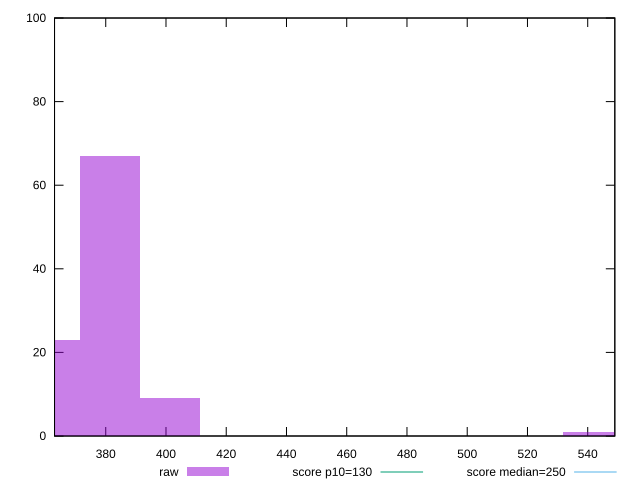

Write gnuplot code to recreate this figure.
reset

$raw <<EOF
541.8908765726834 1
381.3306168474439 67
361.26058438178893 23
401.4006493130988 9
EOF

set key outside below
set boxwidth 20.07003246565494
set xrange [363:549]
set yrange [0:100]
set trange [0:100]
set style fill transparent solid 0.5 noborder

set parametric
set terminal svg size 640, 490 enhanced background rgb 'white'
set output "reports/report_00031_2021-02-24T23-18-18.084Z/max-potential-fid/samples/music/raw/histogram.svg"

plot $raw title "raw" with boxes, \
     130,t title "score p10=130", \
     250,t title "score median=250"

reset
